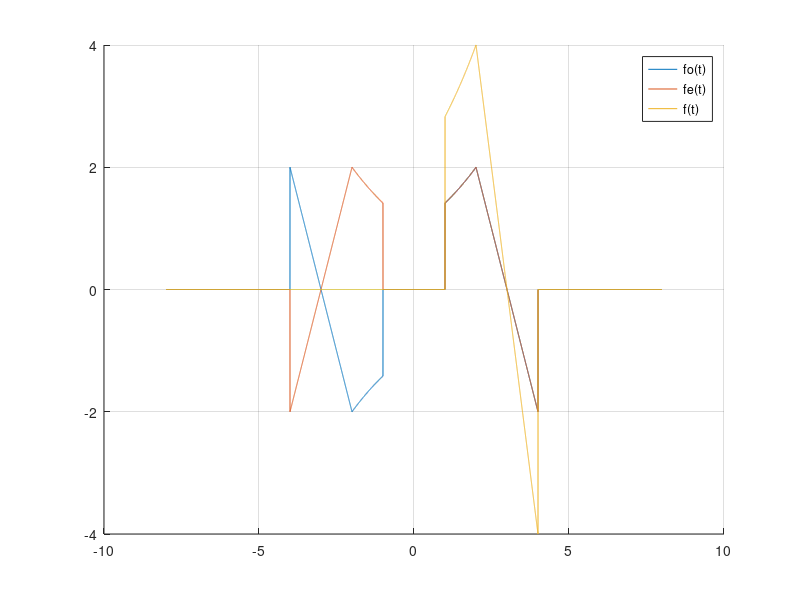

This figure's MATLAB source:
t = -8:0.001:8;

u = @(t) t > 0; 

f = @(t) (2 * exp(t*log(2)/2).*(u(t - 1) - u(t - 2)) - 4 * (t - 3) .* (u(t - 2) - u(t - 4) ));

fe = @(t) (f(t) + f(-t)) / 2;
fo = @(t) (f(t) - f(-t)) / 2;

hold on
grid on
plot(t, fo(t));
plot(t, fe(t));
plot(t, f(t));

legend("fo(t)", "fe(t)", "f(t)");
hold off